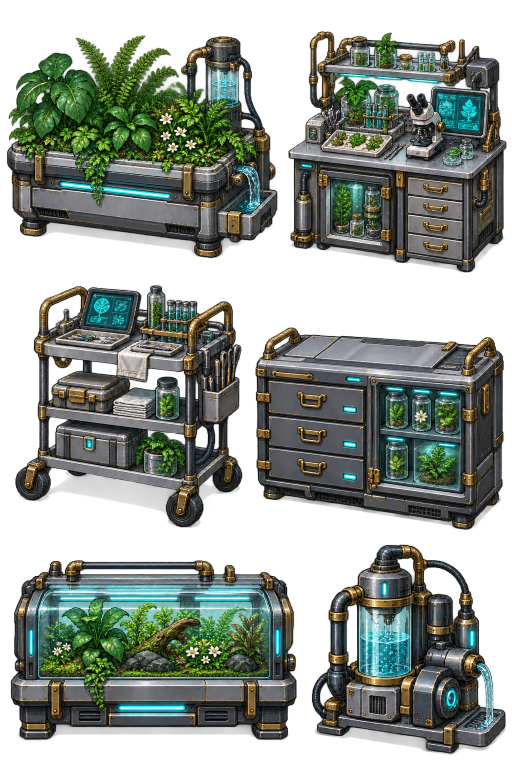
#> input picture assets/prologue/laboratory_details.png, 1024 x 1536 px (shown at 1/2 size)
$ python measure_laboratory_details.py
#> lines starting #> are read from the running program, lines starting #| are printed output that depends on the picture
"""Measure the six alpha silhouettes; never edit the generated atlas pixels."""
from pathlib import Path
from PIL import Image

root = Path(__file__).resolve().parents[1] / "assets" / "prologue"
image = Image.open(root / "laboratory_details.png")
#> image is the input picture: PIL image 1024x1536 RGBA; mean R, G, B, A 67.3, 75.1, 63.7, 148.7
alpha = image.getchannel("A")
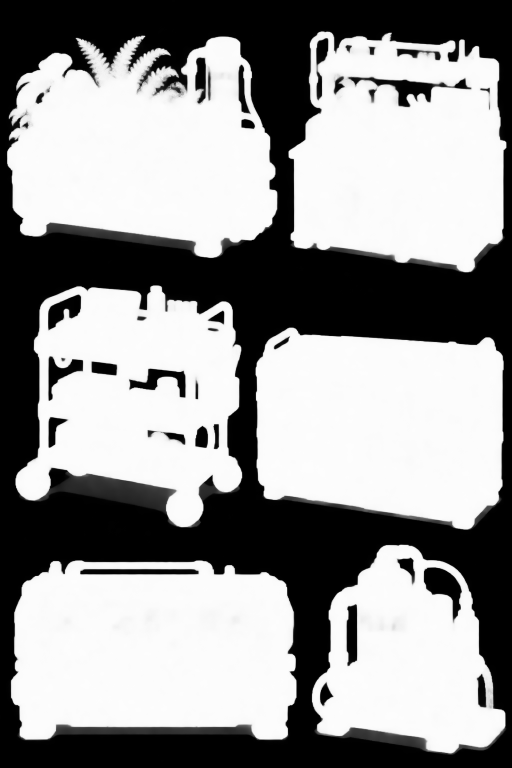
#> alpha: PIL image 1024x1536 L (shown at 1/2 size); min 0, max 254, mean 148.7
# Actual row gutters and silhouette extents, inspected on the original output.
cells = [(0, 0, 566, 550), (566, 0, 1024, 550),
         (0, 550, 500, 1080), (500, 550, 1024, 1080),
         (0, 1080, 610, 1536), (610, 1080, 1024, 1536)]
lines = ["extends RefCounted", "const REGIONS: Array[Rect2] = ["]
for cell in cells:
    bounds = alpha.crop(cell).point(lambda value: 255 if value > 30 else 0).getbbox()
    if not bounds:
        raise ValueError(f"Empty prop: {cell}")
    x0, y0, x1, y1 = bounds
    lines.append(f"\tRect2({cell[0]+x0},{cell[1]+y0},{x1-x0},{y1-y0}),")
#> this loop made 6 passes
#> (x0, y0, x1, y1) on passes 1 to 6: (14, 71, 555, 516), (11, 62, 447, 545), (30, 21, 485, 505), (11, 105, 508, 510), (21, 40, 594, 401), (13, 9, 402, 430)
#> after the loop, lines = 8 items
lines.append("]\n")
(root / "laboratory_details_frames.gd").write_text("\n".join(lines), encoding="utf-8")
print("MEASURED: six detail sprites; original RGBA atlas preserved")

$ run again, with assets/prologue/ai_portrait_v1.png copied over assets/prologue/laboratory_details.png
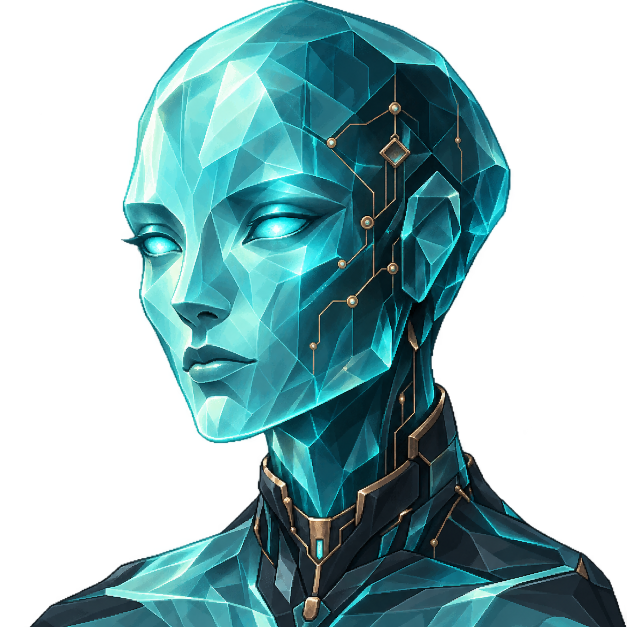
#> input picture assets/prologue/ai_portrait_v1.png, 1254 x 1254 px (shown at 1/2 size)
#> image is the input picture: PIL image 1254x1254 RGBA; mean R, G, B, A 27, 62, 65.1, 128.7
#> `alpha = image.getchannel("A")`:
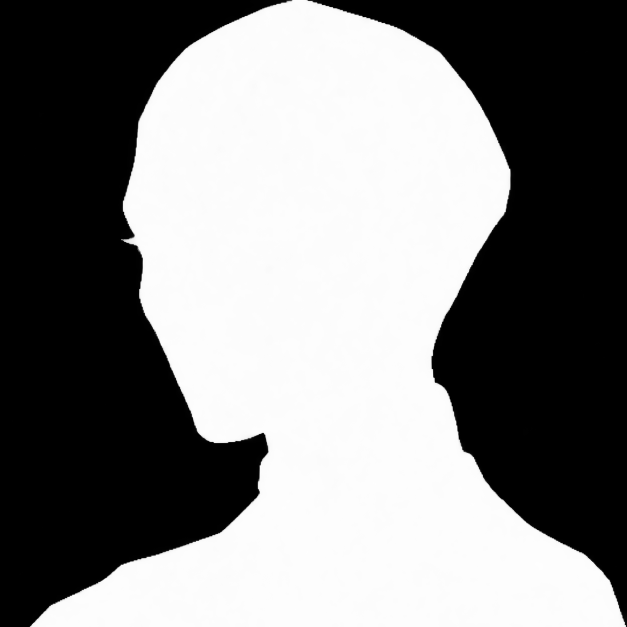
#> alpha: PIL image 1254x1254 L (shown at 1/2 size); min 0, max 255, mean 128.7
#> the loop `for cell in cells:` made 6 passes
#> (x0, y0, x1, y1) on passes 1 to 6: (242, 5, 566, 550), (0, 0, 456, 550), (278, 0, 500, 530), (0, 0, 524, 530), (59, 0, 610, 174), (0, 0, 414, 174)
#> after the loop `for cell in cells:`: lines = 8 items
